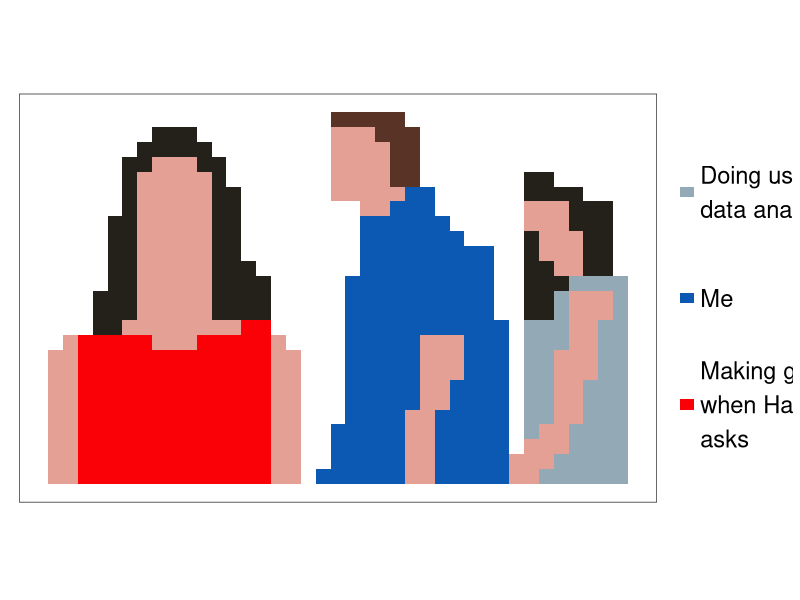

Generate this figure with R:
# load libraries
library(readr)
library(dplyr)
library(forcats)
library(ggplot2)
library(patchwork)

# read in data - manually created
data <-
  read_csv("guy_checking_out_a_girl_meme/data.csv") %>% 
  mutate(
    paint = fct_relevel(paint, c("black", "brown", "beige", "white", "black_2", "grey_2",  "red", "blue_2", "beige_3", "blue", "beige_2", "grey"))
    
  )

# start ggplot
p1 <- 
  ggplot(data) +
  # using geom_bar, so didnt cheat (though using geom_tile was much easier)
  geom_bar(
    mapping = aes(x = x, fill = paint),
    width = 1
  ) +
  # set colours for bars
  scale_fill_manual(
    values = c("#24211a", "#593326","#e4a095", "#ffffff", "#24211a", "#93a9b6", "#fa0107", "#0b59b3", "#e4a095", "#0b59b3", "#e4a095","#93a9b6")
  ) +
  # make grid squares
  coord_equal() +
  # add themes
  theme_bw() +
  theme(
    legend.position = "none",
    axis.title = element_blank(),
    axis.ticks = element_blank(),
    axis.text  = element_blank(),
    panel.grid = element_blank()
  )
  
# customized legend - create data to be plotted to look like a legend (not recommended)
legend_data <-
  data.frame(
    x = 0,
    y = c(4, 6, 8, 10, 12),
    label = c("Making ggplot\nwhen Hadley\nasks", "", "Me", "", "Doing useful\ndata analysis")
  )

# start ggplot for custom legend
p2 <- 
  ggplot(
    data = legend_data,
    mapping = aes(x = x, y = y)
  ) +
  # using geom_tile to create filled boxes
  geom_tile(
    mapping = aes( fill = label),
    width = 0.4, height = 0.4,
  ) + 
  # using geom_text to place text beside tiles
  geom_text(
    mapping = aes(label = label),
    size = 6,
    nudge_x = 0.4,
    nudge_y = 0,
    hjust = 0,
    vjust = 0.5
  ) + 
  scale_fill_manual(
    values = c("#ffffff", "#93a9b6", "#fa0107", "#0b59b3")
  ) +
  # setting scales to look better/ coord_fixed to make plot narrower
  scale_x_continuous(limits = c(-0.5,3)) +
  scale_y_continuous(limits = c(1, 15)) +
  coord_fixed(ratio = 0.8) +
  # add themes
  theme_void() +
  theme(
    legend.position = "none"
  )

p <- p1 + p2

# save plot
ggsave(filename = "guy_checking_out_a_girl_meme/plot.png", plot = p, width = 16, height = 9)




## inital geom_tile
# ggplot(data) +
#   geom_tile(
#     mapping = aes(x = x, y = y, fill = paint)
#   ) +
#   coord_equal() +
#   scale_fill_manual(
#     values = c("#e4a095", "#24211a", "#0b59b3", "#593326", "#93a9b6", "#fa0107")
#   ) +
#   theme_void()


